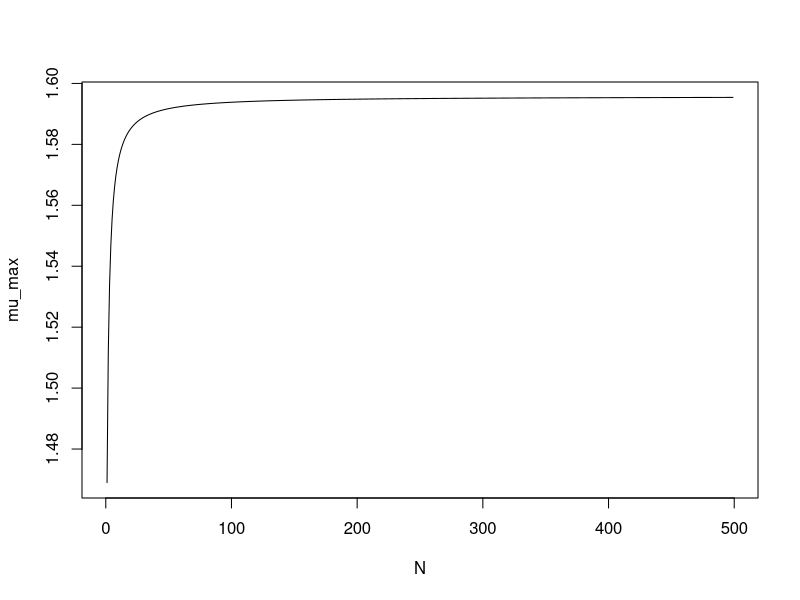

Generate this figure with R:
## ---- chunk 1
knitr::opts_chunk$set(
  collapse = TRUE,
  comment = "#>"
)
## ---- chunk 2
pairDiff_means <- function(N) {
  #create x and y so that x > y
  x <- seq(1.1, 2.1, by = (1/(N - 1)))
  y <- seq(0, 1, by = (1/(N - 1)))
  n <- length(x) + length(y)
  ranks <- rank(c(x, y)) # Replace by ranks
  #Tranformed Ranks
  seqQ <- seq(1, 2*n - 1, by = 2)/(2*n)
  zRanks <- qnorm(seqQ[ranks])
  zRanksX <- zRanks[1:length(x)]
  zRanksY <- zRanks[-(1:length(x))]
  mean_diff <- mean(zRanksX - zRanksY)
  return(mean_diff)
}
means <- c()
for (i in 2:500) {
  means <- c(means, pairDiff_means(i))
}
plot(means, type = "l", ylab = "mu_max",  xlab = "N")
